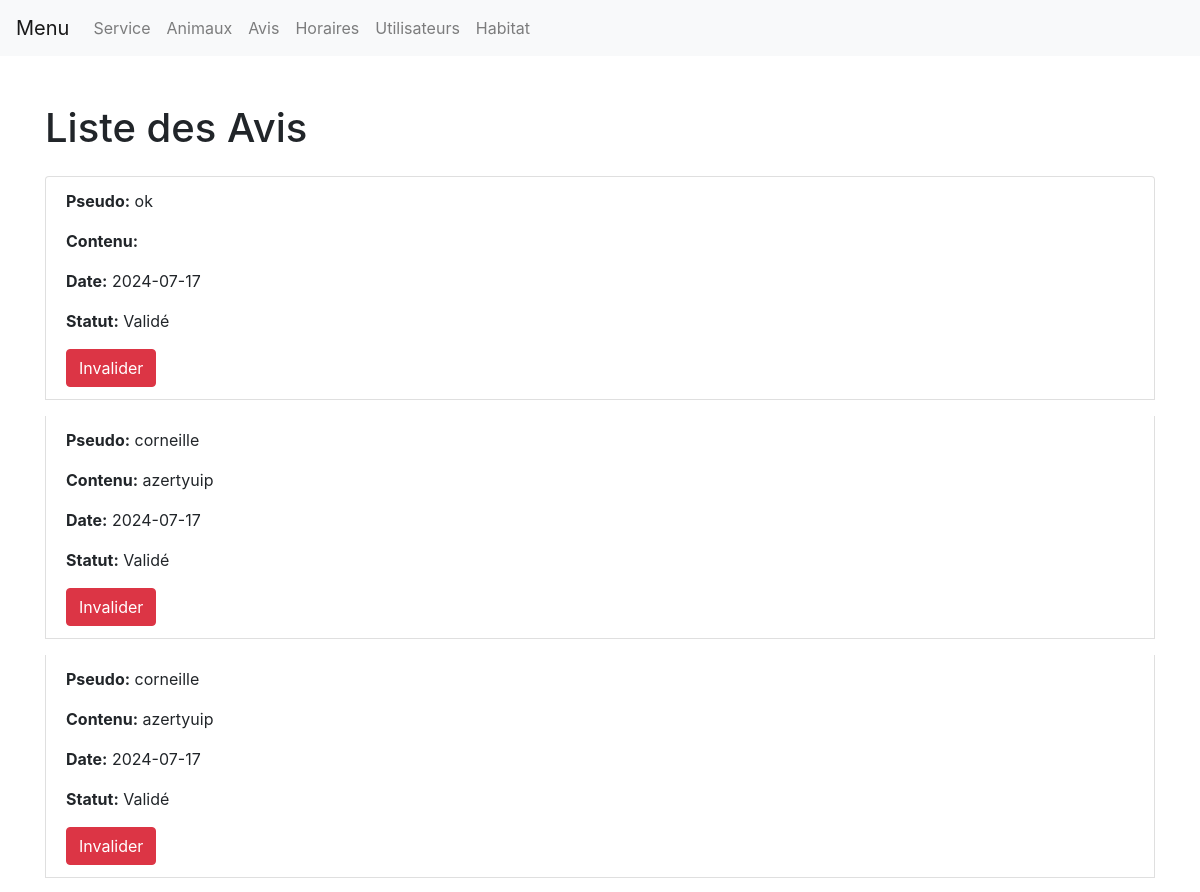
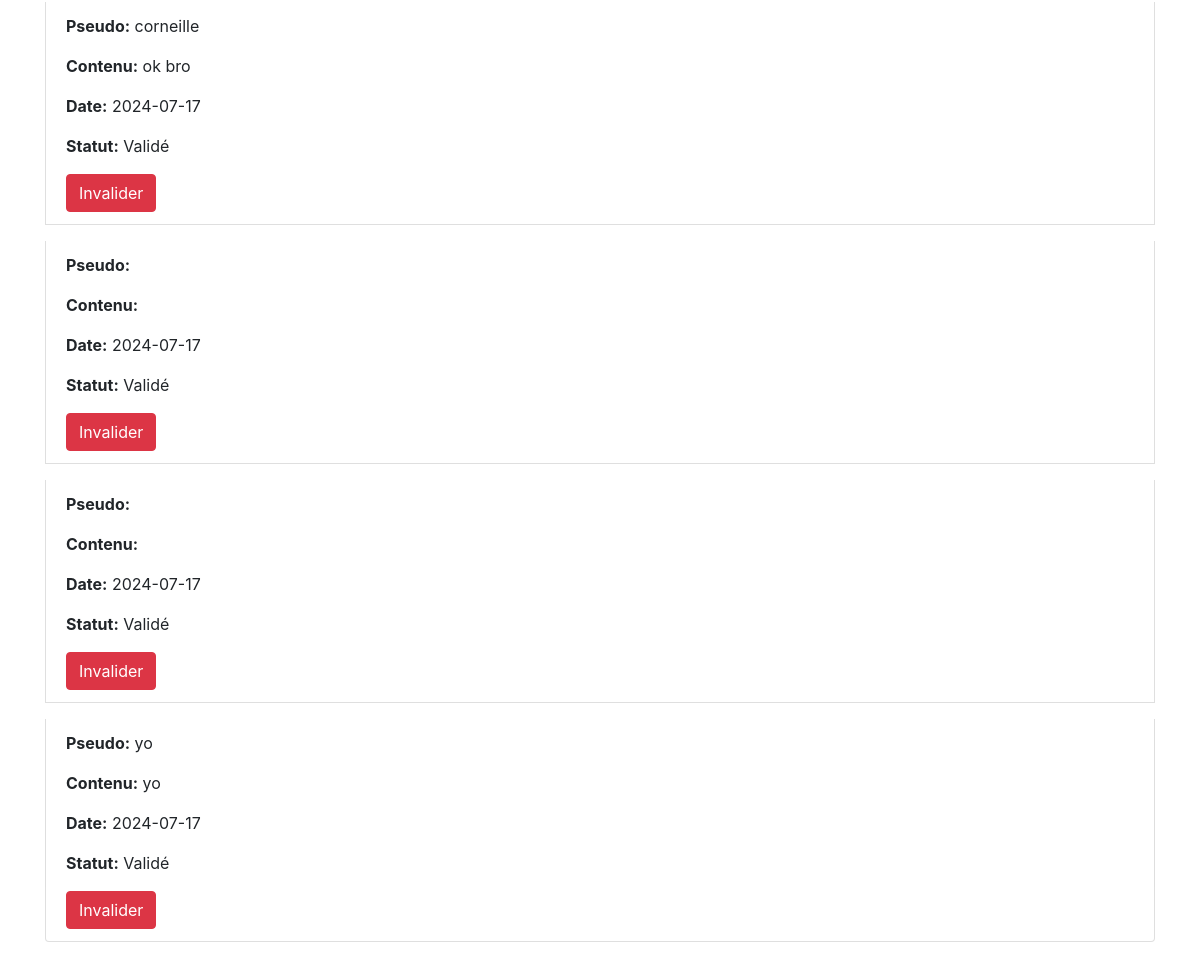
Screenshot of /avis/avis.php (signed in) with the database file from the repository (2 pictures, top to bottom).
### tables this page shows
CREATE TABLE `avis` (
  `id` int(11) NOT NULL,
  `pseudo` varchar(50) NOT NULL,
  `commentaire` text DEFAULT NULL,
  `date` date NOT NULL,
  `valide` tinyint(1) NOT NULL
);

### functions.php (called while the page is built, shortened)
<?php
require 'db.php';
        ?>
        <?php
function getReviews() {
    global $pdo;
    $stmt = $pdo->query('SELECT * FROM Avis');
    return $stmt->fetchAll(PDO::FETCH_ASSOC);
}
?>

### avis/avis.php (the view, shortened to what this page needs)
<?php
require '../functions.php';
$reviews = getReviews();
?>
<!DOCTYPE html>
<html lang="fr">
<head>
    <link href="https://maxcdn.bootstrapcdn.com/bootstrap/4.5.2/css/bootstrap.min.css" rel="stylesheet">
</head>
<body>
<nav class="navbar navbar-expand-lg navbar-light bg-light">
  <a class="navbar-brand" href="#">Menu</a>
  <div class="collapse navbar-collapse" id="navbarNav">
    <ul class="navbar-nav">
      <li class="nav-item">
        <a class="nav-link" href="../services/create_service.php">Service</a>
      </li>
      <li class="nav-item">
        <a class="nav-link" href="../animaux/create_animal.php">Animaux</a>
      </li>
      <li class="nav-item">
        <a class="nav-link" href="../avis/avis.php">Avis</a>
      </li>
      <li class="nav-item">
        <a class="nav-link" href="../horaires/create_horaires.php">Horaires</a>
      </li>
      <li class="nav-item">
        <a class="nav-link" href="../register.php">Utilisateurs</a>
      </li>
      <li class="nav-item">
        <a class="nav-link" href="../habitat/create_habitat.php">Habitat</a>
      </li>
    </ul>
  </div>
</nav>
<div class="container mt-5">
    <h1 class="mb-4">Liste des Avis</h1>
    <ul class="list-group">
        <?php foreach ($reviews as $review): ?>
            <li class="list-group-item mb-3">
                <p><strong>Pseudo:</strong> <?php echo htmlspecialchars($review['pseudo']); ?></p>
                <p><strong>Contenu:</strong> <?php echo htmlspecialchars($review['commentaire']); ?></p>
                <p><strong>Date:</strong> <?php echo htmlspecialchars($review['date']); ?></p>
                <p><strong>Statut:</strong> <?php echo $review['valide'] == 1 ? 'Validé' : 'Invalidé'; ?></p>
                <form action="" method="post">
                    <button type="submit" name="toggle_validation" class="btn btn-<?php echo $review['valide'] == 1 ? 'danger' : 'success'; ?>">
                        <?php echo $review['valide'] == 1 ? 'Invalider' : 'Valider'; ?>
                    </button>
                </form>
            </li>
        <?php endforeach; ?>
    </ul>
</div>
</body>
</html>

### rows the page displays
avis: pseudo "ok", date "2024-07-17", valide "Validé"
avis: pseudo "corneille", commentaire "azertyuip", date "2024-07-17", valide "Validé"
avis: pseudo "corneille", commentaire "azertyuip", date "2024-07-17", valide "Validé"
avis: pseudo "corneille", commentaire "ok bro", date "2024-07-17", valide "Validé"
avis: date "2024-07-17", valide "Validé"
avis: date "2024-07-17", valide "Validé"
avis: pseudo "yo", commentaire "yo", date "2024-07-17", valide "Validé"
